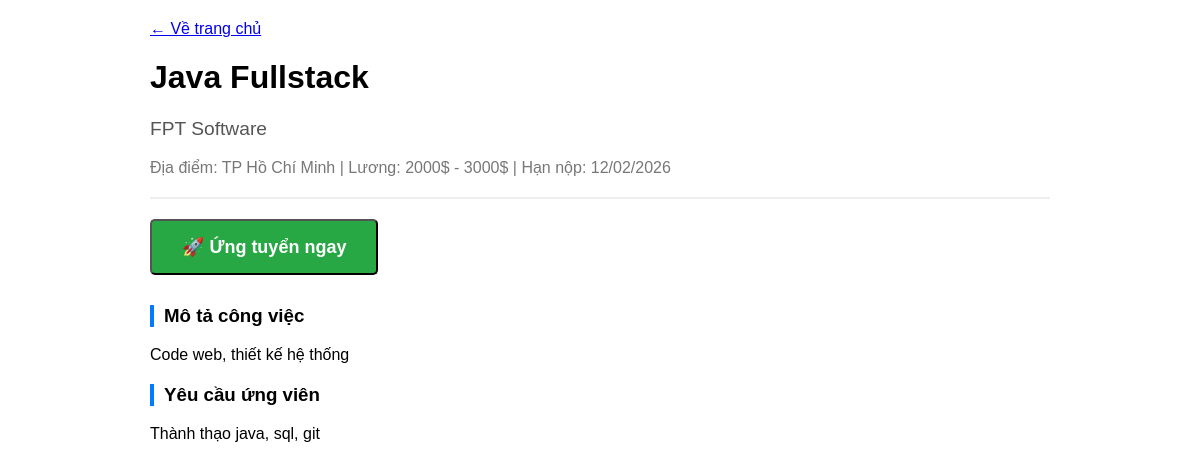
Page /job/2/ (signed in) on the committed database.
### base/models.py (models this page shows, shortened)
class JobPost(models.Model):
    recruiter = models.ForeignKey(User, on_delete=models.CASCADE, related_name='job_posts', null=True, blank=True)
    company_name = models.CharField(max_length=200)
    title = models.TextField(max_length=200, verbose_name="Tiêu đề công việc")
    description = models.TextField(verbose_name="Mô tả công việc")
    requirements = models.TextField(verbose_name="Yêu cầu công việc")
    salary_range = models.CharField(max_length=100, null=True, blank=True)
    location = models.CharField(max_length=255, verbose_name="Địa điểm làm việc")
    deadline = models.DateField(null = True, blank = True)
    is_active = models.BooleanField(default=True)
    created_at = models.DateTimeField(auto_now_add=True)
    interview_count = models.IntegerField(default=0, verbose_name="Số lượng đã nộp hồ sơ")
    full_text_search = models.TextField(blank=True, null=True)

### base/views/candidate_view.py (the view)
# urls.py: path('job/<str:pk>/', candidate_view.job_detail, name='job_detail'),
def job_detail(request, pk):
    job = get_object_or_404(JobPost, id=pk)
    context = {
        'job': job
    }
    return render(request, 'recruiter/job_detail.html', context)

### base/templates/recruiter/job_detail.html (shortened to what this page needs)
<!DOCTYPE html>
<html lang="vi">
<head>
</head>
<body>
    <a href="{% url 'home' %}">← Về trang chủ</a>
    <div class="header">
        <h1>{{ job.title }}</h1>
        <p class="company-name">{{ job.company_name }}</p>
        <div class="meta-info">
            <span>Địa điểm: {{ job.location }}</span> |
            <span>Lương: {{ job.salary_range }}</span> |
            <span>Hạn nộp: {{ job.deadline|date:"d/m/Y" }}</span>
        </div>
    </div>
    <div style="margin-bottom: 30px;">
        {% if request.user == job.recruiter %}
            <p>You are the owner of this post.</p>
            <a href="{% url 'update_job' job.id %}" class="btn-edit">✏️ Sửa bài</a>
            <a href="{% url 'delete_job' job.id %}" class="btn-delete">🗑️ Xóa bài</a>
            <a href="{% url 'job_applicants' job.id %}" class="btn-edit" style="background-color: #17a2b8; color: white;">👥 Xem người ứng tuyển</a>
        {% elif request.user.role == 'candidate' %}
            <form action="{% url 'apply_job' job.id %}" method="POST">
                <button type="submit" class="btn-apply" onclick="return confirm('Bạn có chắc muốn nộp hồ sơ vào vị trí này?')">
                    🚀 Ứng tuyển ngay
                </button>
            </form>
        {% else %}
            <a href="{% url 'login' %}" class="btn-apply">Đăng nhập để ứng tuyển</a>
        {% endif %}
    </div>
    <div class="section">
        <h3>Mô tả công việc</h3>
        <p>{{ job.description|linebreaks }}</p>
    </div>
    <div class="section">
        <h3>Yêu cầu ứng viên</h3>
        <p>{{ job.requirements|linebreaks }}</p>
    </div>
</body>
</html>

### base/templates/recruiter/job_detail.html (style rules this page uses)
body { font-family: sans-serif; max-width: 900px; margin: 0 auto; padding: 20px; }
.header { border-bottom: 2px solid #eee; padding-bottom: 20px; margin-bottom: 20px; }
.company-name { color: #555; font-size: 1.2em; }
.meta-info { color: #777; margin-top: 10px; }
.section { margin-bottom: 20px; }
.section h3 { border-left: 4px solid #007bff; padding-left: 10px; }
.btn-apply { display: inline-block; background-color: #28a745; color: white; padding: 15px 30px; text-decoration: none; font-size: 18px; border-radius: 5px; font-weight: bold; }

### rows in the picture
JobPost: title "Java Fullstack", company_name "FPT Software", location "TP Hồ Chí Minh", salary_range "2000$ - 3000$", deadline "12/02/2026", description "Code web, thiết kế hệ thống", requirements "Thành thạo java, sql, git"
